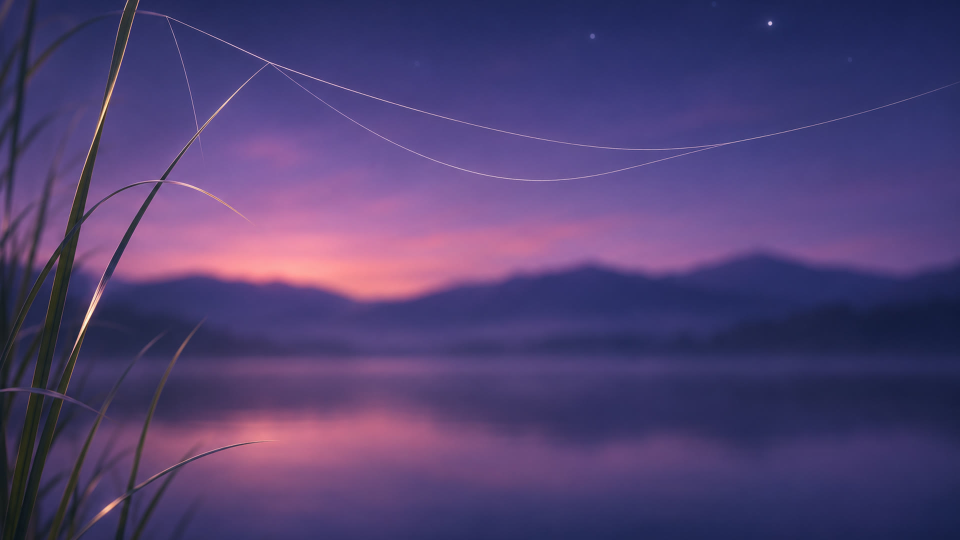
#> input picture assets/plates/s01/s01_dawn_web.jpg, 1920 x 1080 px (shown at 1/2 size); its folder holds only this picture in this run
$ python -i upgrade.py   (imports and definitions only)
#> lines starting #> are read from the running program, lines starting #| are printed output that depends on the picture; after the words box and inside, x2 and y2 are one past the last pixel; in counts of white or black regions, pixels touching at a corner belong together
### engine/output.py
"""Output settings (HOWTO Q): 4K and 60 fps, the seamless pre-show / intermission loop, and its event card.

Nothing here changes a song that does not ask for it:

- OUT_RES ("1080p", the default, or "4k") and OUT_FPS (30, the default, or 60) are environment variables set by
  the Render workflow. The song's layout stays on its 1920x1080 design canvas (S.W, S.H); only the size of the
  frames the engine draws and the number of frames per second change. Everything the engine draws is a pure
  function of the time in seconds, so 60 fps is simply twice as many samples of the same motion.
- LOOP_SECONDS in a song file makes the video a seamless loop of that length: frame 0 follows the last frame
  with no jump. The song should keep its settings calm and periodic (loop_wave below helps); the engine then
  hides whatever still drifts (cloud noise, twinkles, motes) with a gentle crossfade over the first
  LOOP_XFADE seconds (default 6): it fades from the picture at time LOOP_SECONDS + t into the picture at t, so
  the first frame is exactly the frame that would come after the last one.
- EVENT_CARD = dict(lines=[campaign, concert, date and time, place], ...) shows a calm card with the event's
  details (see UPGRADE-HOWTO.md, section Q).

song.py calls apply() on the song module before anything else reads it; render.py calls Output(R) once, and
frame() for every frame.
"""
import math
import os

import numpy as np

RES = {"1080p": (1920, 1080), "4k": (3840, 2160)}


def settings():
    """(resolution name, frames per second) from the environment, checked."""
    res = (os.environ.get("OUT_RES") or "1080p").strip().lower()
    if res not in RES:
        raise SystemExit(f"OUT_RES must be one of {sorted(RES)}, got {res!r}")
    fps = (os.environ.get("OUT_FPS") or "").strip()
    if fps and fps not in ("30", "60"):
        raise SystemExit(f"OUT_FPS must be 30 or 60, got {fps!r}")
    return res, (int(fps) if fps else None)


def apply(m):
    """Applies OUT_FPS and LOOP_SECONDS to a freshly imported song module (before its Song() is built)."""
    import sys
    _res, fps = settings()
    loop = getattr(m, "LOOP_SECONDS", None)
    mods = [m]
    # a song file that imports another one's timeline (from songs.x import *) uses x's Song and params, which
    # read x's own FPS and NFRAMES: set them there too
    base = sys.modules.get(getattr(getattr(m, "params", None), "__module__", "") or "")
    if base is not None and base is not m:
        mods.append(base)
    for mod in mods:
        old = getattr(mod, "FPS", 30)
        if fps and fps != old:
            mod.FPS = fps
        if loop:
            mod.TOTAL = float(loop)
        if loop or (fps and fps != old):
            total = getattr(mod, "TOTAL", None)
            mod.NFRAMES = int(round(total * mod.FPS)) if total else int(round(mod.NFRAMES * mod.FPS / old))
#> (the call stopped at in apply, `mod.TOTAL = float(loop)`: songs is not available in this run)


# [4 lines left out: function scale, not called in this run]


def loop_wave(t, period, cycles=1, phase=0.0):
    """sin() that repeats exactly `cycles` times per `period` seconds: for settings that must loop."""
    return math.sin(2.0 * math.pi * (cycles * t / period + phase))


# [4 lines left out: function _setu, not called in this run]


def _ss(a, b, x):
    u = min(max((x - a) / (b - a), 0.0), 1.0)
    return u * u * (3 - 2 * u)


class Output:
    # [117 lines left out: functions __init__, card_alpha, card_slot, draw_card, frame, render_card, not called in this run]

### engine/arch.py
"""The arch of nine lights, shared by every song file (song.py installs these into the chosen song).

Astra round 0: a line between two lights grows only when BOTH lights are lit, and a light that is lit again
in a later song reports its age from the moment its words arrive, so the shader draws a fresh ring.
Astra round 1, finding 10: a line starts growing only once both of its lights are visible (no head start).
Astra round 1, finding 11: every relight leaves a thin ring that stays round the light for the rest of the
song. RINGS_AT_START (a list of nine numbers, or a dict {star index: rings}) gives a light rings carried
over from earlier songs. A phrase's `arrive` may be one time or a list of times (several relights).
"""
import numpy as np

MAX_RINGS = 6
STAR_VISIBLE = 0.0     # seconds after its `star` time when a light counts as visible (its gather ends here)
LINK_GROW = 1.4        # seconds a line takes to grow


def _ss(a, b, x):
    u = min(max((x - a) / (b - a), 0.0), 1.0)
    return u * u * (3 - 2 * u)


# [14 lines left out: functions _arrivals, rings_at_start, not called in this run]


def make(m):
    # [34 lines left out: functions star_state, link_state, not called in this run]

    return star_state, link_state

### engine/track.py
"""The shared timeline helper (Astra round 1, finding 8).

Track([(t, value), ...]) eases smoothly between keys. The key times must be strictly increasing: a Track
with keys out of order (or two keys at the same time) is refused with a clear error, because the easing
between unsorted keys jumps instead of moving.

New song files use it with `from track import Track`. Older song files still define their own copy; song.py
checks every Track-like setting of the chosen song with check_song() when the engine loads it.
"""
import numpy as np


class TrackKeyError(ValueError):
    pass


# [11 lines left out: function check_times, not called in this run]


class Track:
    # [17 lines left out: functions __init__, __call__, not called in this run]


def _is_track(obj):
    return callable(obj) and isinstance(getattr(obj, "t", None), np.ndarray) and hasattr(obj, "v")


def check_song(module):
    """Refuses any Track in a song module (top level, or inside SCENES, FIGURES, lists and dicts) whose keys
    are not strictly increasing."""
    seen = set()

    def walk(obj, where, depth):
        if depth > 4 or id(obj) in seen:
            return
        seen.add(id(obj))
        if _is_track(obj):
            check_times(obj.t, where)
        elif isinstance(obj, dict):
            for k, v in obj.items():
                walk(v, f"{where}[{k!r}]", depth + 1)
        elif isinstance(obj, (list, tuple)):
            for k, v in enumerate(obj):
                walk(v, f"{where}[{k}]", depth + 1)

    for name, obj in vars(module).items():
        if not name.startswith("_"):
            walk(obj, f"{module.__name__}.{name}", 0)

### engine/upgrade.py
"""Upgrade layers for the backdrop engine (2026-11-13): scene plates, people of light, effect layers, fragment styles.

Everything here is optional. A song file switches a feature on by defining its setting; songs that define none of
them render exactly as before. How a song uses these is in engine/UPGRADE-HOWTO.md.

  SCENES     painted plates behind the light, with crossfades, slow zoom and pan, and a shimmering lake
  FIGURES    people of light made of golden sparks that gather, move from pose to pose and dissolve into the arch;
             kind="rig" builds a living figure on a moving skeleton (engine/rig.py), warp= brings a painted one alive
  SNOW, ICE, SHARDS, SHARDS_MEND, GOLDEN_FIELD, NET, BEAM   effect layers driven by Tracks (0 = off)
  BUBBLES, LEAVES, per-text color, GLOW_COLOR, SKY_THEME   theme colours (UPGRADE-HOWTO section I)
  FRAGMENTS  style="write" | "reflection" | "petals" | "engrave" (or the default "sparks")
"""
import math
import os

import numpy as np
import moderngl
from PIL import Image

import song as S
import text as T
import upgrade_shaders as U
import shaders as G
import sky_camera as SKC

THEMES = {"campaign_day": 1.0, "original": 0.0}
TRANSITIONS = {"fade": 0, "dissolve": 1, "bloom": 2, "ripple": 3, "push": 4}
STYLES = {"write": 1, "reflection": 2, "petals": 3, "engrave": 4}


# [14 lines left out: functions val, _shown, not called in this run]


def col(c, default):
    c = c if c is not None else default
    return S.lin(c) if isinstance(c, str) else np.asarray(c, dtype=np.float64)


def ss(a, b, x):
    u = min(max((x - a) / (b - a), 0.0), 1.0) if b != a else float(x >= a)
    return u * u * (3 - 2 * u)


# [6 lines left out: function setu, not called in this run]


def _path(p):
    return p if os.path.isabs(p) else os.path.join(S.ROOT, p)


# ---------------------------------------------------------------- moving figures (round 3)
EASES = {
    "smooth": lambda u: u * u * (3 - 2 * u),
    "linear": lambda u: u,
    "in": lambda u: u * u,
    "out": lambda u: 1 - (1 - u) * (1 - u),
}


# [34 lines left out: functions fig_value, match_points, not called in this run]


def pose_layers(gray):
    """From a white-on-black pose (float 0..1, top row first) builds line, glass body and halo layers."""
    from scipy import ndimage as ndi
    line = np.clip(gray * 1.25, 0.0, 1.0)
    mask = gray > 0.22
    filled = ndi.binary_fill_holes(ndi.binary_closing(mask, iterations=4))
    if filled.sum() < mask.sum() * 2.5:   # the outline is not closed: use a soft body round the lines
        filled = ndi.binary_fill_holes(ndi.gaussian_filter(gray, 5.0) > 0.07)
    filled = ndi.binary_opening(filled, iterations=2)
    dist = ndi.distance_transform_edt(filled)
    rim = np.exp(-dist / 7.0)
    hgt = gray.shape[0]
    grad = (0.70 + 0.40 * (1.0 - np.arange(hgt) / hgt))[:, None]
    glass = ndi.gaussian_filter(filled * (0.16 + 0.84 * rim) * grad, 1.2)
    halo = ndi.gaussian_filter(filled.astype(np.float32), 20.0)
    halo /= max(halo.max(), 1e-6)
    return line, np.clip(glass, 0, 1), halo, filled


# ---------------------------------------------------------------- the layers
class Upgrade:
    # [404 lines left out: functions __init__, _init_plates, _plate_view, plate_state, comp_uniforms, text_light and 12 more, not called in this run]

    # ------------------------------------------------------------ B2. living figures (kind="rig")
    GRID = 256

    # [241 lines left out: functions _init_rigs, _rig_glow, draw_rigs, draw_effects, _init_frags, _frag_times and 2 more, not called in this run]

>>> import cv2
>>> picture = cv2.imread('../assets/plates/s01/s01_dawn_web.jpg', cv2.IMREAD_GRAYSCALE)
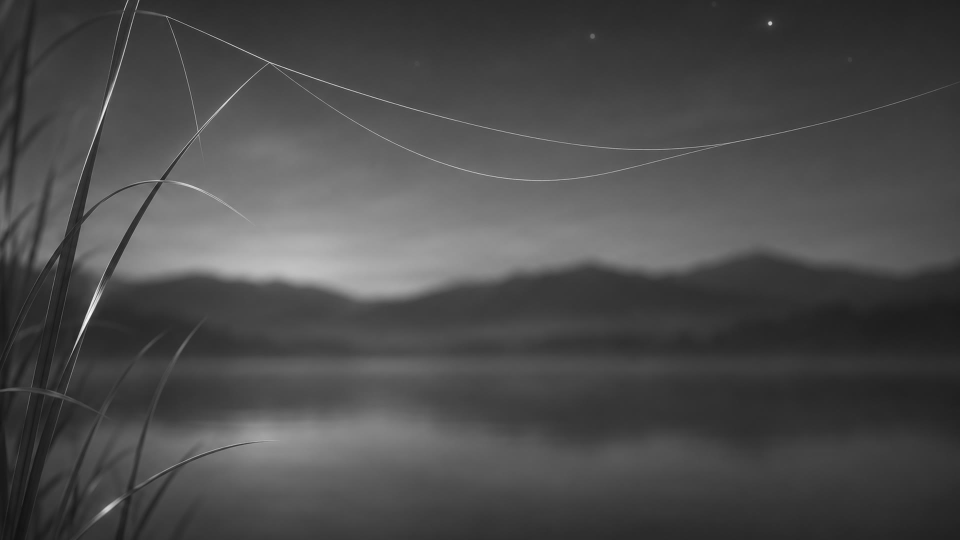
#> picture: shape (1080, 1920) (shown at 1/2 size); min 15, max 255, mean 75.4
>>> result = pose_layers(picture)
#> in pose_layers, `line = np.clip(gray * 1.25, 0.0, 1.0)`: line: shape (1080, 1920) float64; every value is 1
#> in pose_layers, `mask = gray > 0.22`: mask: shape (1080, 1920) bool; every value is 1
#> in pose_layers, `filled = ndi.binary_fill_holes(ndi.binary_closing(mask, iterations=4))`:
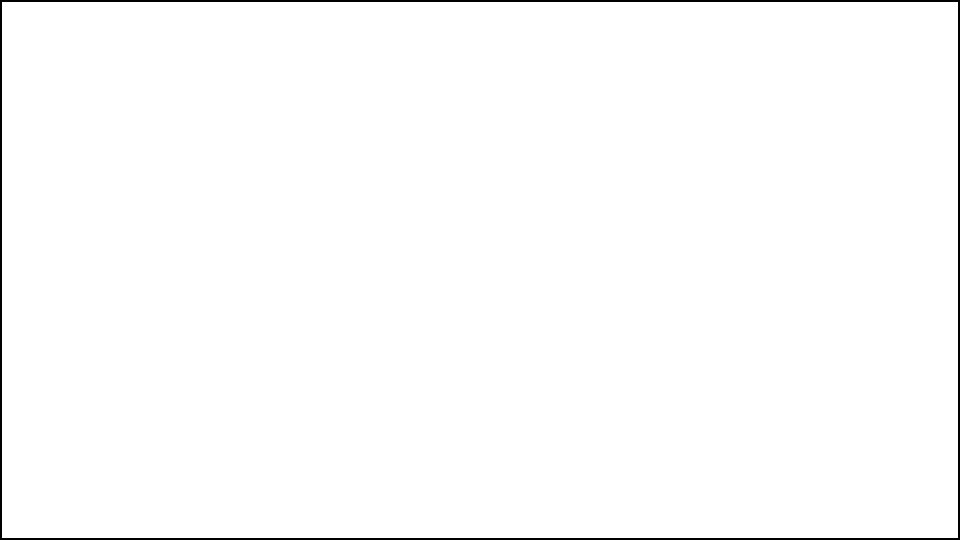
#> filled: shape (1080, 1920) bool (shown at 1/2 size); 98.8% white; 1 black region, box (x1, y1, x2, y2) and area: (0, 0, 1920, 1080) 23936
#> in pose_layers, `filled = ndi.binary_opening(filled, iterations=2)`:
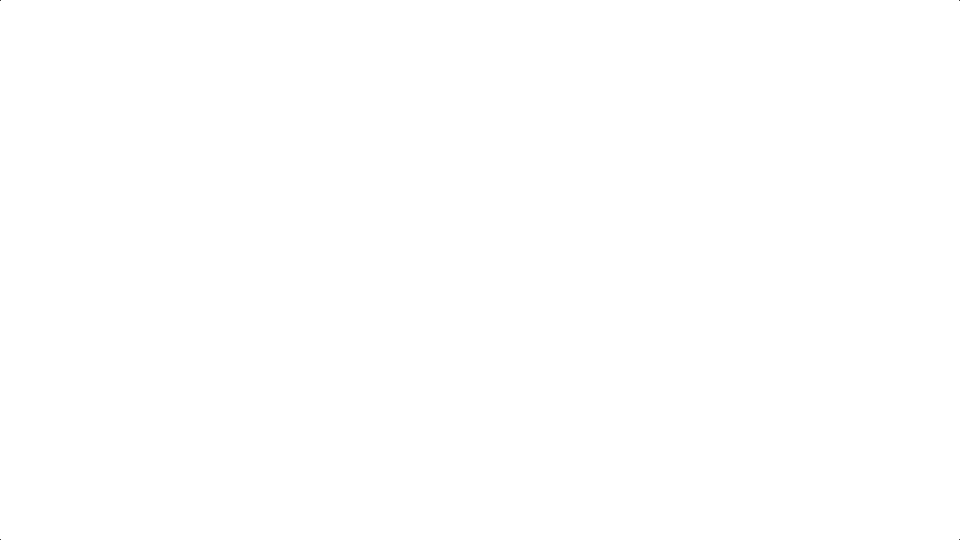
#> filled: shape (1080, 1920) bool (shown at 1/2 size); 100% white; black in thin lines or dots
#> in pose_layers, `dist = ndi.distance_transform_edt(filled)`:
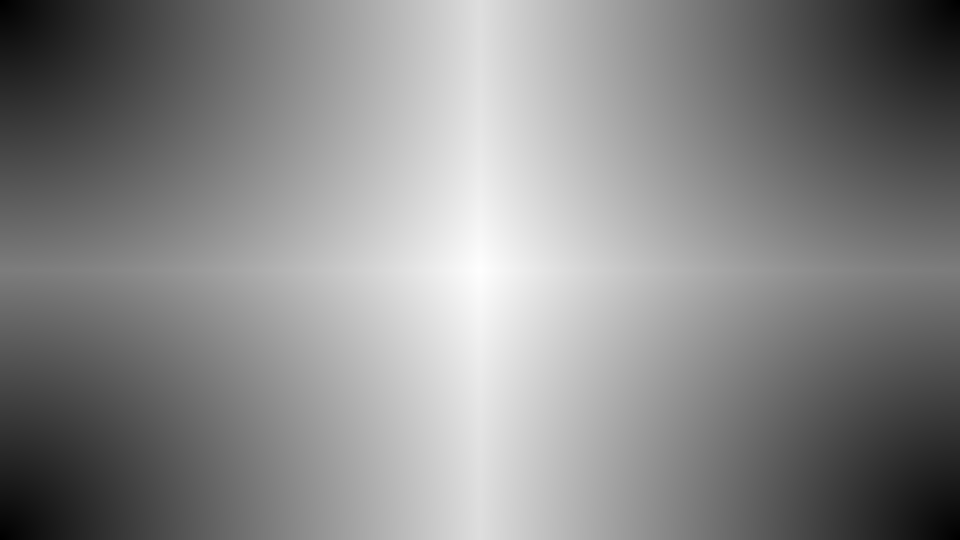
#> dist: shape (1080, 1920) float64 (shown at 1/2 size); min 0, max 1099.2, mean 586; drawn with min black and max white
#> in pose_layers, `glass = ndi.gaussian_filter(filled * (0.16 + 0.84 * rim) * grad, 1.2)`:
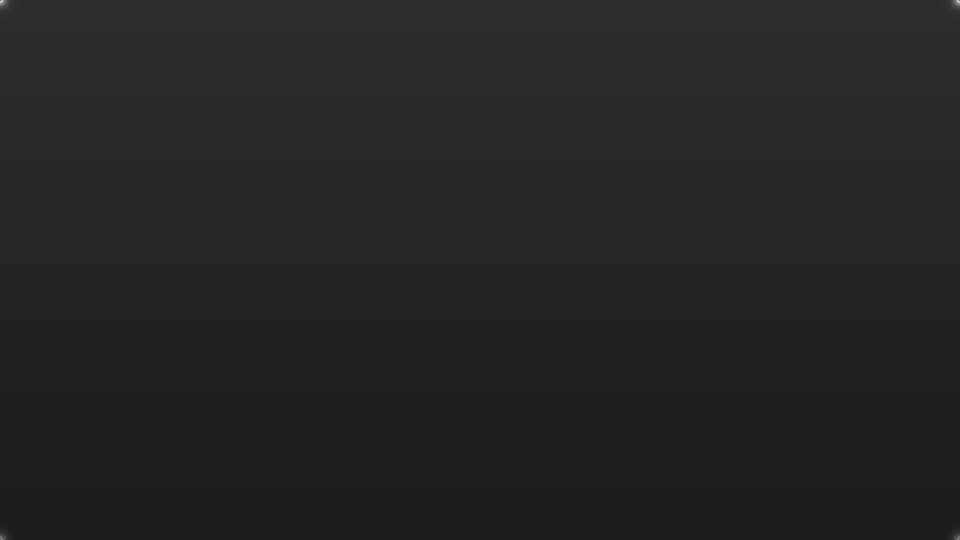
#> glass: shape (1080, 1920) float64 (shown at 1/2 size); min 0.112, max 0.79, mean 0.144
